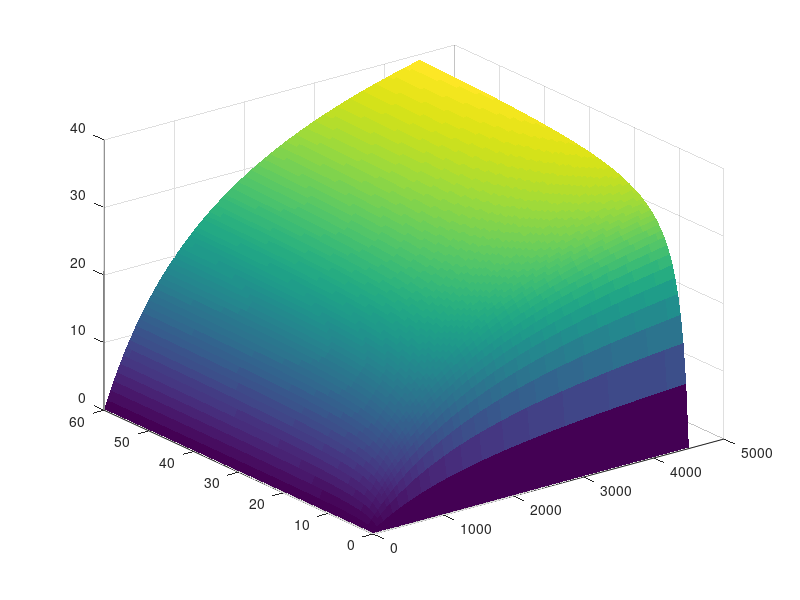

Here is the MATLAB script that generated this plot: (Note: this script raises an error after producing the figure.)
clear; close all; clc

% =========================
% Data vectors for ERFVII (RAP2.12) / PCO4
% =========================
ERFVII = [15.625 31.25 62.5 125 250 500 1000 2000 4000 1000*ones(1,8)];
Ox     = [20*ones(1,9), 0 1.5 3 5.5 11 20 40 60];
vo     = [1.470724 2.709730 4.716129 9.452704 15.811300 24.016820 25.741070 21.844040 16.023140 ...
          1.6363 3.2727 6.5454 10.5273 19.6363 25.0909 31.6363 36.3273];

% xdata as 2-by-N for nlinfit
xdata = [ERFVII; Ox];

% =========================
% Nonlinear fit using nlinfit
% Model: v = Vmax * ERFVII/(KmRAP+ERFVII) * Ox/(KmO2+Ox)
% =========================
opts = statset('nlinfit');
opts.RobustWgtFun = 'Welsch';

model = @(b,x) b(1) .* (x(1,:)./(b(2)+x(1,:))) .* (x(2,:)./(b(3)+x(2,:)));
initialguess = [1 1 1];

[beta,~,~,~,MSE] = nlinfit(xdata, vo, model, initialguess, opts);

MSE
Kcat  = beta(1)/60/(1000/27311.7)  % /s, MW PCO4 = 27311.7
Kmrap = beta(2)
KmO2  = beta(3)

% define explicitly
Vmax  = beta(1);
KmRAP = beta(2);
KmO2  = beta(3);

% =========================
% Create fitted surface
% =========================
ERF = linspace(0,4500);
OX  = linspace(0,60);

MODEL = zeros(length(ERF), length(OX));
for i = 1:length(ERF)
    for j = 1:length(OX)
        MODEL(i,j) = Vmax * ERF(i)/(KmRAP+ERF(i)) * OX(j)/(KmO2+OX(j));
    end
end

figure('Position', [100, 100, 800, 600]);
surf(ERF, OX, MODEL, 'EdgeColor','none', 'DisplayName','Fitting')
alpha 0.5
xlabel('RAP2.12 Concentration (µM)','FontSize',14)
ylabel('Oxygen (%)','FontSize',14)
zlabel('PCO4 activity (µmoles/min/mg)','FontSize',14)
title('PCO4','FontSize',16);
set(gca, 'FontSize', 14);
colormap(gray)
shading flat
grid on
hold on

% =========================
% Overlay original slice data 
% =========================
ERFVII1 = [15.625 31.25 62.5 125 250 500 1000 2000 4000];
vo1     = [1.470724 2.709730 4.716129 9.452704 15.811300 24.016820 25.741070 21.844040 16.023140];

Ox1 = [0 1.5 3 5.5 11 20 40 60];
vo2 = [1.6363 3.2727 6.5454 10.5273 19.6363 25.0909 31.6363 36.3273];

line1 = 20*ones(size(ERFVII1));     % O2 fixed at 20%
line2 = 1250*ones(size(Ox1));       % RAP fixed at 1250 uM 

plot3(ERFVII1, line1, vo1, 'r:o', 'LineWidth', 1.5, 'DisplayName','ERFVII data point');
plot3(line2, Ox1, vo2, 'b:o', 'LineWidth', 1.5, 'DisplayName','Oxygen data point');

% Error bars
errlRAP = [.1 .1 .1 1.3228 2.067 3.307 3.2244 1.86 2.067]/2;
errhRAP = errlRAP;

errlOx  = [.2 .2 .2 .2 5.244 .1 4.748 3.189]/2;
errhOx  = errlOx;

plot3([ERFVII1',ERFVII1']', [line1',line1']', [-errlRAP', errhRAP']'+vo1, '-r','LineWidth', 1.5)
plot3([line2',line2']',     [Ox1',Ox1']',     [-errlOx',  errhOx']'+vo2,  '-b','LineWidth', 1.5)
